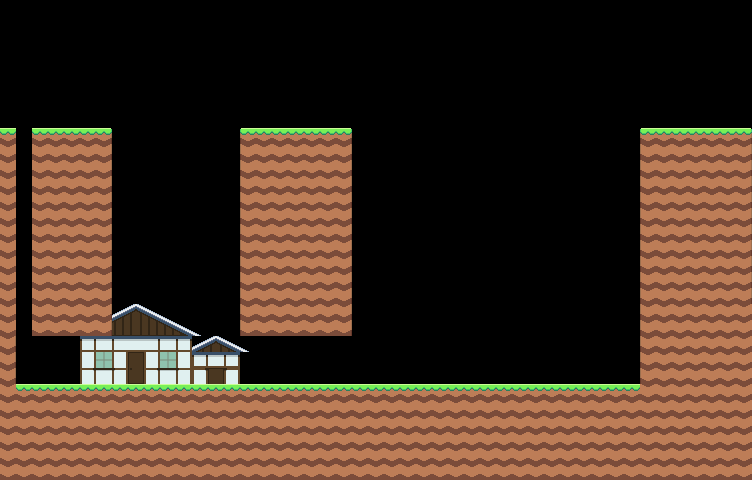

Rendered tile map (Tiled .tmx) drawn with the repository's tilesets; below, a short description and the map source with its tile grids summarised:
An orthogonal 47x30 tile map with 16x16 px tiles, 3 tile layers (back, middle, front) and 10 objects (2x graphic, 2x spark, door).

<map version="1.2" tiledversion="2018.12.22" orientation="orthogonal" renderorder="left-up" width="47" height="30" tilewidth="16" tileheight="16" infinite="0" nextlayerid="16" nextobjectid="150">
 <properties>
  <property name="musicPath" value="qrc:/sounds/Bubble-Gum-Puzzler-2.mp3" />
  <property name="zoom" type="float" value="3" />
 </properties>
 <tileset firstgid="1" source="tilemap.tsx" />
 <layer id="13" name="back" width="47" height="30">
  <data>[1410 cells, 41 non-empty, 31 distinct tile ids]</data>
 </layer>
 <layer id="14" name="middle" width="47" height="30">
  <data>[1410 cells, 566 non-empty, 6 distinct tile ids]</data>
 </layer>
 <layer id="15" name="front" width="47" height="30">
  <data>[1410 cells, 0 non-empty, 0 distinct tile ids]</data>
 </layer>
 <objectgroup id="5" name="object">
  <object id="29" name="door" x="704" y="96" width="16" height="32">
   <properties>
    <property name="targetMap" value=":maps/map-3.tmx" />
    <property name="targetSpawn" value="default" />
   </properties>
  </object>
  <object id="30" name="graphic" x="590.618" y="11.4815" width="62.098" height="60.037">
   <properties>
    <property name="animationName" value="" />
    <property name="animationToPlay" value="" />
    <property name="buttons" value="" />
    <property name="parallax" type="float" value="0.3" />
    <property name="texture" value=":/decorations/sun.png" />
   </properties>
  </object>
  <object id="68" gid="249" x="48" y="96" width="16" height="16">
   <properties>
    <property name="animationName" value="player" />
    <property name="h" type="float" value="32" />
    <property name="spawnName" value="default" />
    <property name="w" type="float" value="16" />
   </properties>
  </object>
  <object id="140" name="graphic" x="-48.6667" y="-42.6667" width="932.765" height="494.037">
   <properties>
    <property name="animationName" value="" />
    <property name="animationToPlay" value="" />
    <property name="buttons" value="" />
    <property name="parallax" type="float" value="0.5" />
    <property name="texture" value=":/decorations/sky.png" />
   </properties>
  </object>
  <object id="144" gid="241" x="16" y="32" width="16" height="16">
   <properties>
    <property name="buttons" value="" />
    <property name="direction" value="down" />
    <property name="h" type="float" value="1" />
    <property name="speed" type="float" value="5" />
    <property name="w" type="float" value="20" />
   </properties>
  </object>
  <object id="145" gid="238" x="192" y="208" width="16" height="16">
   <properties>
    <property name="buttons" value="" />
    <property name="force" type="float" value="20" />
   </properties>
  </object>
  <object id="146" gid="238" x="432" y="208" width="16" height="16">
   <properties>
    <property name="buttons" value="" />
    <property name="force" type="float" value="20" />
   </properties>
  </object>
  <object id="147" gid="238" x="544" y="208" width="16" height="16">
   <properties>
    <property name="buttons" value="" />
    <property name="force" type="float" value="20" />
   </properties>
  </object>
  <object id="148" name="spark" x="393.333" y="292" width="24" height="24">
   <properties>
    <property name="hitboxName" value="" />
    <property name="radius" type="float" value="100" />
    <property name="speed" type="float" value="5" />
   </properties>
  </object>
  <object id="149" name="spark" x="596" y="300" width="24" height="24">
   <properties>
    <property name="hitboxName" value="" />
    <property name="radius" type="float" value="100" />
    <property name="speed" type="float" value="5" />
   </properties>
  </object>
 </objectgroup>
</map>
